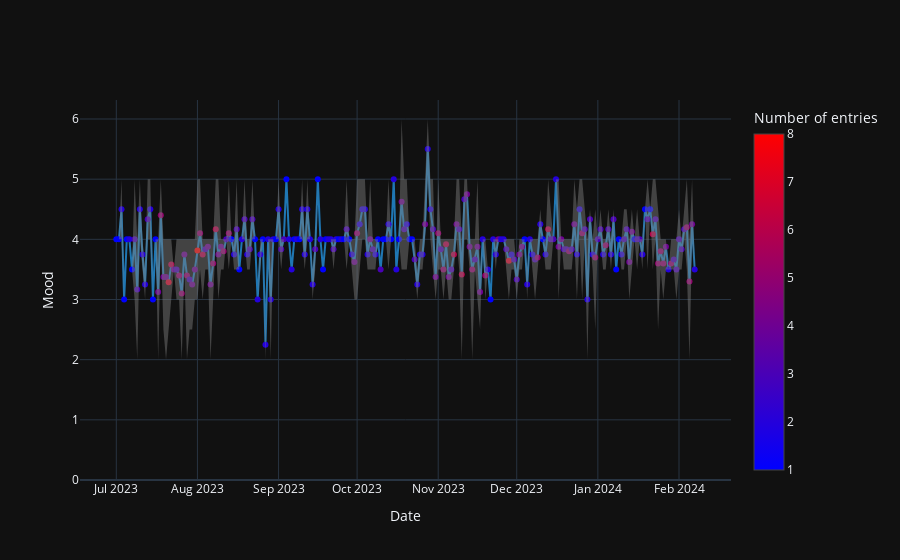

Notebook cell for this chart:
### Markdown cell above
## Mood plot

### Code cell
df.mood_plot()

### Figure 1 — Plotly figure (JSON) as saved in the notebook; plotly's stock layout.template omitted (floating-point values rounded to 4 significant figures; data arrays with more than 128 entries replaced by an {"elided": "..."} marker saying what was removed)
{"data": [{"line": {"color": "rgb(31, 119, 180)"}, "marker": {"color": {"elided": "222 int values"}, "colorbar": {"title": {"text": "Number of entries"}}, "colorscale": [[0, "rgb(0,0,255)"], [1, "rgb(255,0,0)"]], "showscale": true}, "mode": "lines+markers", "name": "avg", "type": "scatter", "x": {"elided": "222 str values"}, "y": {"elided": "222 float values"}}, {"line": {"width": 0}, "marker": {"color": "#444"}, "mode": "lines", "name": "max", "showlegend": false, "type": "scatter", "x": {"elided": "222 str values"}, "y": {"elided": "222 float values"}}, {"fill": "tonexty", "fillcolor": "rgba(130, 130, 130, 0.45)", "line": {"width": 0}, "marker": {"color": "#444"}, "mode": "lines", "name": "min", "showlegend": false, "type": "scatter", "x": {"elided": "222 str values"}, "y": {"elided": "222 float values"}}], "layout": {"hovermode": "x", "showlegend": false, "xaxis": {"title": {"text": "Date"}}, "yaxis": {"rangemode": "tozero", "title": {"text": "Mood"}}}}
